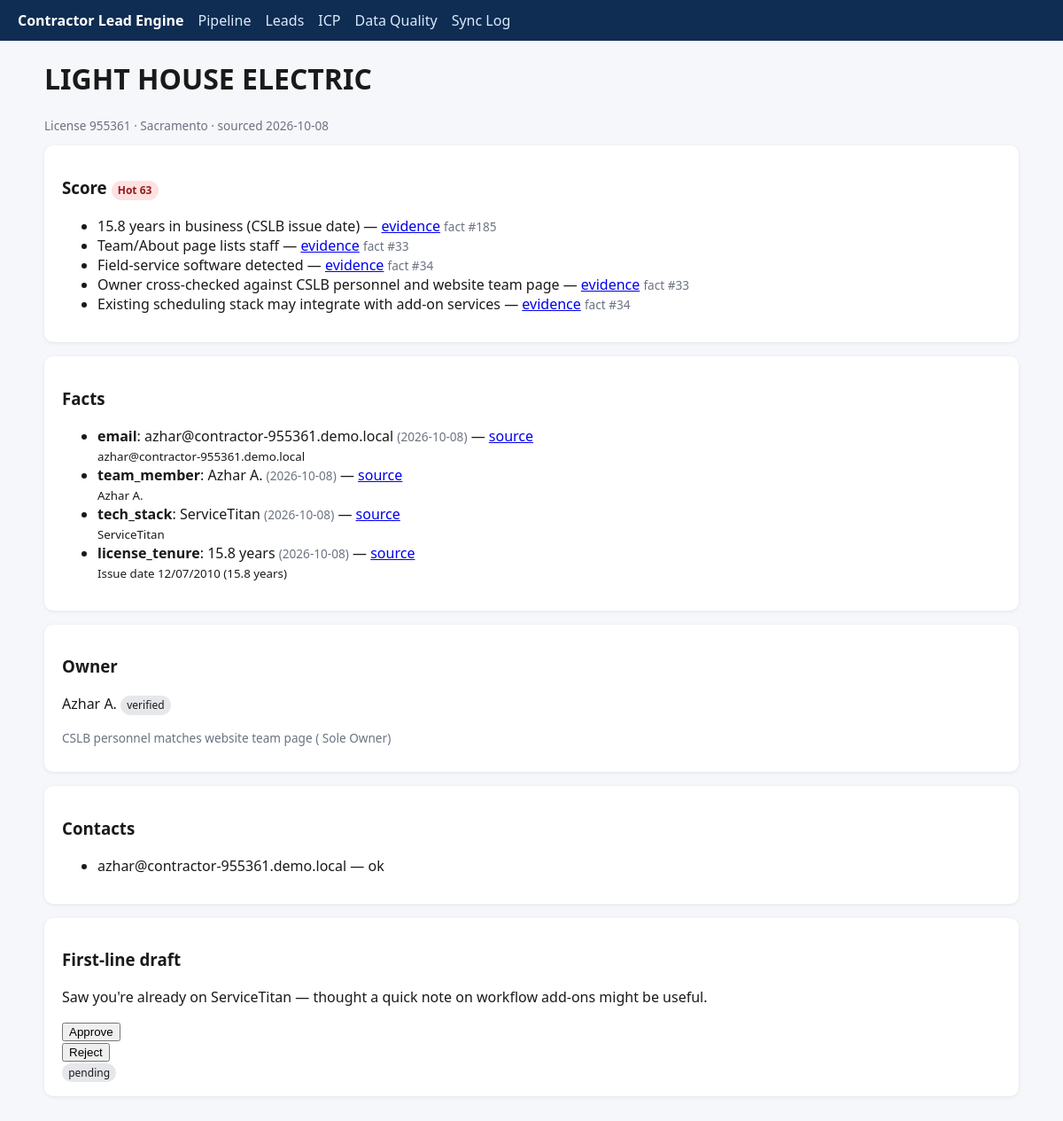
Screenshot of /leads/19 with the database file from the repository.
### app/db/models.py (models this page shows)
class Company(Base):
    __tablename__ = "companies"
    id: Mapped[int] = mapped_column(Integer, primary_key=True)
    license_number: Mapped[str] = mapped_column(String(32), unique=True, index=True)
    business_name: Mapped[str] = mapped_column(String(512))
    business_type: Mapped[str | None] = mapped_column(String(128))
    address: Mapped[str | None] = mapped_column(String(512))
    city: Mapped[str | None] = mapped_column(String(128))
    state: Mapped[str | None] = mapped_column(String(8))
    zip_code: Mapped[str | None] = mapped_column(String(16))
    county: Mapped[str | None] = mapped_column(String(64), index=True)
    phone_raw: Mapped[str | None] = mapped_column(String(64))
    phone_e164: Mapped[str | None] = mapped_column(String(32), index=True)
    phone_type: Mapped[str | None] = mapped_column(String(32))
    domain: Mapped[str | None] = mapped_column(String(255), index=True)
    website_url: Mapped[str | None] = mapped_column(String(512))
    classifications: Mapped[str | None] = mapped_column(String(128))
    license_status: Mapped[str | None] = mapped_column(String(64))
    issue_date: Mapped[str | None] = mapped_column(String(32))
    expiration_date: Mapped[str | None] = mapped_column(String(32))
    years_in_business: Mapped[float | None] = mapped_column(Float)
    source_url: Mapped[str] = mapped_column(String(512))
    sourced_at: Mapped[str] = mapped_column(String(32))
    merge_cluster_id: Mapped[int | None] = mapped_column(Integer, index=True)
    is_primary_in_cluster: Mapped[bool] = mapped_column(Boolean, default=True)
    pipeline_stage: Mapped[str | None] = mapped_column(String(64))
    excluded_reason: Mapped[str | None] = mapped_column(String(256))
    suppressed: Mapped[bool] = mapped_column(Boolean, default=False)
    suppression_reason: Mapped[str | None] = mapped_column(String(256))
    owner_name: Mapped[str | None] = mapped_column(String(256))
    owner_status: Mapped[str | None] = mapped_column(String(32))
    owner_evidence: Mapped[str | None] = mapped_column(Text)
    mock_site_slug: Mapped[str | None] = mapped_column(String(128))
    synthetic: Mapped[bool] = mapped_column(Boolean, default=False)
    people: Mapped[list["Person"]] = relationship(back_populates="company")
    contacts: Mapped[list["Contact"]] = relationship(back_populates="company")
    facts: Mapped[list["Fact"]] = relationship(back_populates="company")
    signals: Mapped[list["Signal"]] = relationship(back_populates="company")
    scores: Mapped[list["Score"]] = relationship(back_populates="company")
    drafts: Mapped[list["Draft"]] = relationship(back_populates="company")

class Score(Base):
    __tablename__ = "scores"
    id: Mapped[int] = mapped_column(Integer, primary_key=True)
    company_id: Mapped[int] = mapped_column(ForeignKey("companies.id"), index=True)
    icp_version: Mapped[str] = mapped_column(String(64))
    score: Mapped[int] = mapped_column(Integer)
    tier: Mapped[str] = mapped_column(String(16), index=True)
    reasons_json: Mapped[list[dict[str, Any]]] = mapped_column(JSON, default=list)
    created_at: Mapped[str] = mapped_column(String(32))
    company: Mapped[Company] = relationship(back_populates="scores")

class Fact(Base):
    __tablename__ = "facts"
    id: Mapped[int] = mapped_column(Integer, primary_key=True)
    company_id: Mapped[int] = mapped_column(ForeignKey("companies.id"), index=True)
    kind: Mapped[str] = mapped_column(String(64), index=True)
    value: Mapped[str] = mapped_column(Text)
    evidence_url: Mapped[str] = mapped_column(String(512))
    snippet: Mapped[str] = mapped_column(Text)
    observed_at: Mapped[str] = mapped_column(String(32))
    company: Mapped[Company] = relationship(back_populates="facts")

class Contact(Base):
    __tablename__ = "contacts"
    id: Mapped[int] = mapped_column(Integer, primary_key=True)
    company_id: Mapped[int] = mapped_column(ForeignKey("companies.id"), index=True)
    contact_type: Mapped[str] = mapped_column(String(16))
    value: Mapped[str] = mapped_column(String(256), index=True)
    status: Mapped[str] = mapped_column(String(32), default="unknown")
    is_guessed: Mapped[bool] = mapped_column(Boolean, default=False)
    is_role_based: Mapped[bool] = mapped_column(Boolean, default=False)
    verifier: Mapped[str | None] = mapped_column(String(64))
    verified_at: Mapped[str | None] = mapped_column(String(32))
    source_url: Mapped[str] = mapped_column(String(512))
    sourced_at: Mapped[str] = mapped_column(String(32))
    company: Mapped[Company] = relationship(back_populates="contacts")

class Draft(Base):
    __tablename__ = "drafts"
    id: Mapped[int] = mapped_column(Integer, primary_key=True)
    company_id: Mapped[int] = mapped_column(ForeignKey("companies.id"), index=True)
    first_line: Mapped[str] = mapped_column(Text)
    snippet: Mapped[str | None] = mapped_column(Text)
    fact_id: Mapped[int | None] = mapped_column(Integer)
    status: Mapped[str] = mapped_column(String(32), default="pending")
    company: Mapped[Company] = relationship(back_populates="drafts")

### app/web/routes.py (the view)
@router.get("/leads/{company_id}", response_class=HTMLResponse)
def lead_detail(company_id: int, request: Request, db: Session = Depends(get_db)):
    company = (
        db.query(Company)
        .options(
            joinedload(Company.facts),
            joinedload(Company.contacts),
            joinedload(Company.signals),
            joinedload(Company.scores),
            joinedload(Company.drafts),
            joinedload(Company.people),
        )
        .filter(Company.id == company_id)
        .first()
    )
    if not company:
        return PlainTextResponse("Not found", status_code=404)
    sc = company.scores[-1] if company.scores else None
    draft = company.drafts[0] if company.drafts else None
    pub = _public_company(company)
    draft_pub = pub.drafts[0] if pub.drafts else None
    return render("lead_detail.html", request=request, company=pub, score=sc, draft=draft_pub)

### app/web/templates/lead_detail.html (shortened to what this page needs)
{% extends "base.html" %}
{% block content %}
<h1>{{ company.business_name }}</h1>
<p class="muted">License {{ company.license_number }} · {{ company.county }} · sourced {{ company.sourced_at }}</p>
<div class="card">
  <h3>Score {% if score %}<span class="badge {{ score.tier }}">{{ score.tier }} {{ score.score }}</span>{% endif %}</h3>
  <ul>
  {% for reason in (score.reasons_json if score else []) %}
    <li>{{ reason.text }} — <a href="{{ reason.evidence_url }}" target="_blank">evidence</a> <span class="muted">fact #{{ reason.fact_id }}</span></li>
  {% endfor %}
  </ul>
</div>
<div class="card">
  <h3>Facts</h3>
  <ul>
  {% for fact in company.facts %}
    <li><strong>{{ fact.kind }}</strong>: {{ fact.value }} <span class="muted">({{ fact.observed_at }})</span> — <a href="{{ fact.evidence_url }}">source</a><br><small>{{ fact.snippet }}</small></li>
  {% endfor %}
  </ul>
</div>
<div class="card">
  <h3>Owner</h3>
  <p>{{ company.owner_name or '—' }} <span class="badge">{{ company.owner_status }}</span></p>
  <p class="muted">{{ company.owner_evidence }}</p>
</div>
<div class="card">
  <h3>Contacts</h3>
  <ul>
  {% for c in company.contacts %}
    <li>{{ c.value }} — {{ c.status }}{% if c.is_guessed %} (guessed){% endif %}{% if c.is_role_based %} (role){% endif %}</li>
  {% endfor %}
  </ul>
</div>
{% if draft %}
<div class="card">
  <h3>First-line draft</h3>
  <p>{{ draft.first_line }}</p>
  <form hx-post="/leads/{{ company.id }}/draft" hx-target="#draft-status">
    <button type="submit">Approve</button>
  </form>
  <form hx-post="/leads/{{ company.id }}/draft" hx-target="#draft-status">
    <button type="submit">Reject</button>
  </form>
  <div id="draft-status"><span class="badge">{{ draft.status }}</span></div>
</div>
{% endif %}
{% endblock %}

### app/web/templates/base.html (style rules this page uses)
:root { font-family: system-ui, sans-serif; color: #1a1a1a; }
body { margin: 0; background: #f6f7fb; }
.card { background: #fff; border-radius: 10px; padding: 1rem 1.25rem; box-shadow: 0 1px 4px rgba(0,0,0,.08); margin-bottom: 1rem; }
.badge { display: inline-block; padding: .15rem .45rem; border-radius: 999px; font-size: .75rem; background: #e5e7eb; }
.Hot { background: #fee2e2; color: #991b1b; }
.muted { color: #6b7280; font-size: .85rem; }

### rows the page displays
Company: business_name "LIGHT HOUSE ELECTRIC", license_number "955361", county "Sacramento", sourced_at "2026-10-08", owner_name "Azhar A.", owner_status "verified", owner_evidence "CSLB personnel matches website team page ( Sole Owner)"
Score: tier "Hot", score "63"
Fact: kind "email", value "azhar@contractor-955361.demo.local", observed_at "2026-10-08", snippet "azhar@contractor-955361.demo.local"
Fact: kind "team_member", value "Azhar A.", observed_at "2026-10-08", snippet "Azhar A."
Fact: kind "tech_stack", value "ServiceTitan", observed_at "2026-10-08", snippet "ServiceTitan"
Fact: kind "license_tenure", value "15.8 years", observed_at "2026-10-08", snippet "Issue date 12/07/2010 (15.8 years)"
Contact: value "azhar@contractor-955361.demo.local", status "ok"
Draft: first_line "Saw you're already on ServiceTitan — thought a quick note on workflow add-ons might be useful.", status "pending"

### other values shown
{{ reason.text }} "15.8 years in business (CSLB issue date)" "Team/About page lists staff" "Field-service software detected" "Owner cross-checked against CSLB personnel and website team page" "Existing scheduling stack may integrate with add-on services"
{{ reason.fact_id }} "185" "33" "34" "33" "34"
